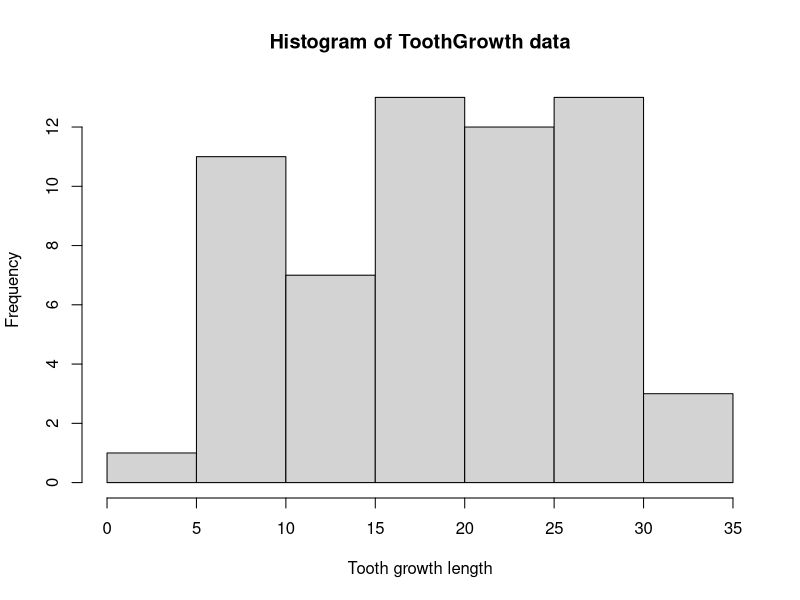
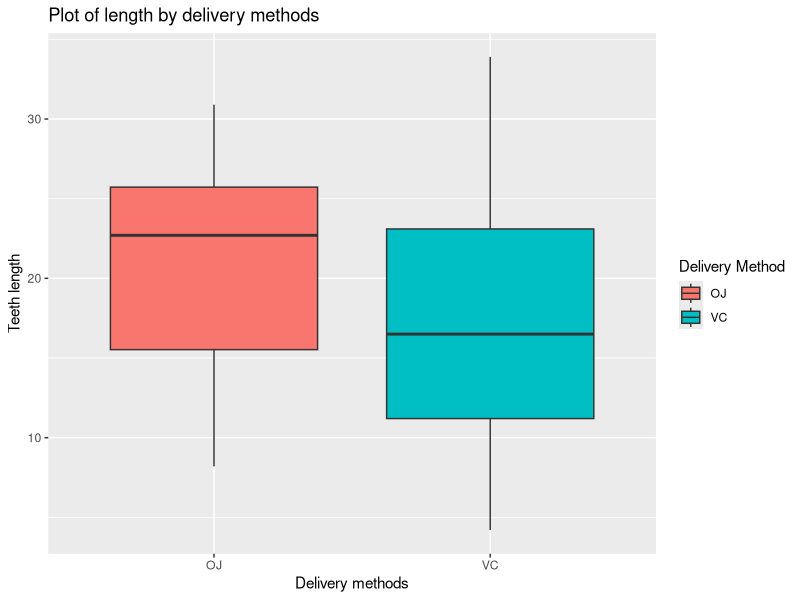
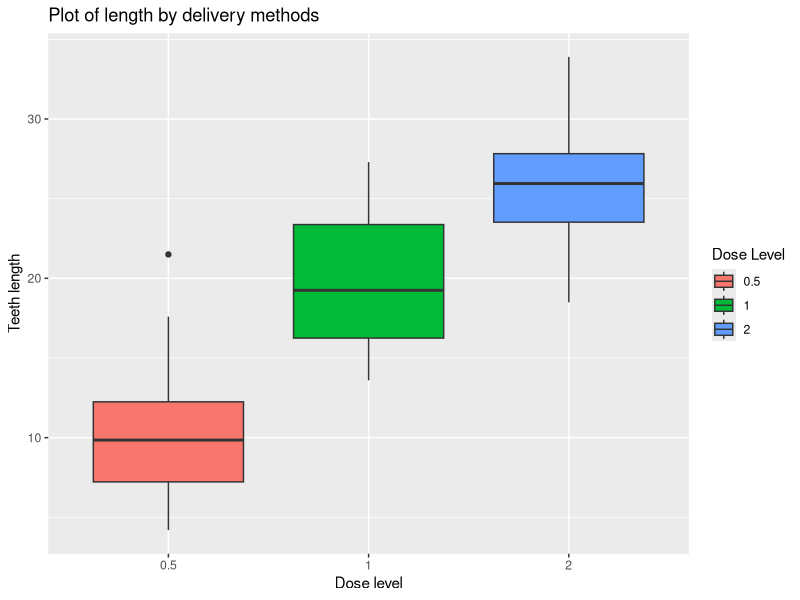

These charts were generated, in order, by the following R code:
## ---- chunk 1
# Load TootGrowth data
data <- ToothGrowth
# Histograme of the tooth length data
hist(data$len, main = "Histogram of ToothGrowth data", xlab = "Tooth growth length")
# Import ggplot package
library(ggplot2)
# Boxplot of tooth length grouped by delivery methods
ggplot(aes(y=data$len, x = data$supp, fill = data$supp), data = ToothGrowth) + geom_boxplot()+labs(title="Plot of length by delivery methods", x ="Delivery methods", y = "Teeth length")+ scale_fill_discrete(name = "Delivery Method")
# Boxplot of tooth length grouped by dose levels
ggplot(aes(y=data$len, x = factor(data$dose), fill = factor(data$dose)), data = ToothGrowth) + geom_boxplot()+labs(title="Plot of length by delivery methods", x ="Dose level", y = "Teeth length")+scale_fill_discrete(name = "Dose Level")
## ---- chunk 2
# Sort Toothgrowth data by delivery method
VC <- subset(ToothGrowth, supp=='VC')$len
OJ <- subset(ToothGrowth, supp=='OJ')$len
t.test(VC, OJ, alternative = "two.sided", var.equal = FALSE)
## ---- chunk 3
# Sort Toothgrowth data by delivery method
dose0.5 <- subset(ToothGrowth, dose==0.5)$len
dose2.0<- subset(ToothGrowth, dose==2)$len
t.test(dose0.5, dose2.0, alternative = "two.sided", var.equal = FALSE)
